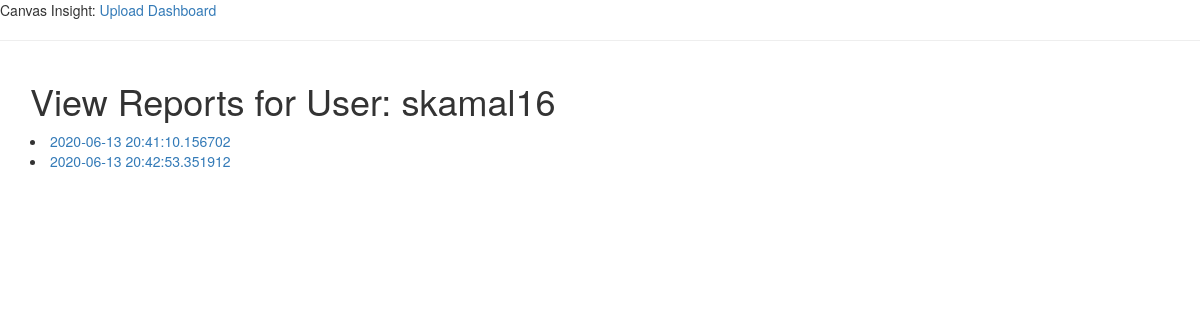
The page /user/1 on the database as committed earlier.
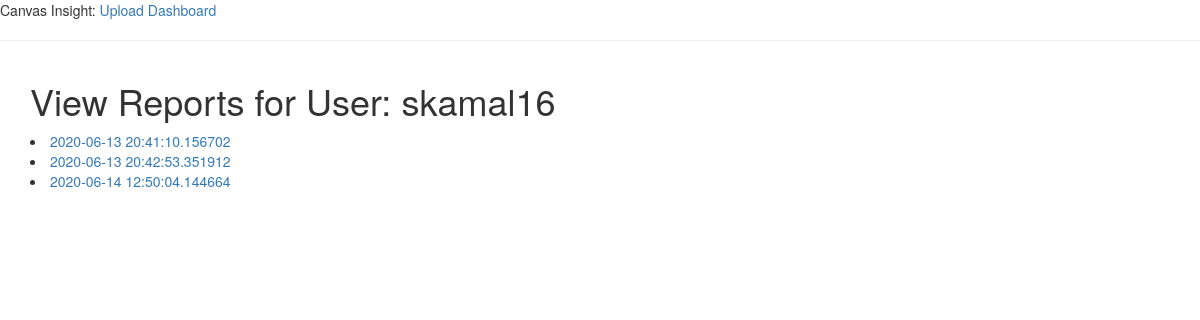
The same page on the database as committed later.
### app/models.py (models this page shows, shortened)
class User(db.Model):
    id = db.Column(db.Integer, primary_key=True)
    username = db.Column(db.String(64), index=True, unique=True)
    reports = db.relationship('Report', backref='user', lazy='dynamic')

class Report(db.Model):
    id = db.Column(db.Integer, primary_key=True)
    data = db.Column(db.String(64))
    timestamp = db.Column(db.DateTime, index=True, default=datetime.utcnow)
    user_id = db.Column(db.Integer, db.ForeignKey('user.id'))
    image = db.relationship('Image', backref='report', lazy='dynamic')

### app/routes.py (the view)
@app.route('/user/<user_id>')
def user(user_id):
    user = User.query.get(user_id)
    reports = user.reports.all()
    return render_template('user.html', title = 'User', username = user.username, reports = reports)

### app/templates/user.html
{% extends "base.html" %} {% block content %}
<div class="container">
    <h1>View Reports for User: {{ username }}</h1>
    <div>
        {% for report in reports %}
        <li><a href="{{ url_for('report', report_id = report.id) }}">{{ report.timestamp }}</a></li>
        {% endfor %}
    </div>
</div>
{% endblock %}

### app/templates/base.html (shortened to what this page needs)
<html>
<head>
    <link rel="stylesheet" href="https://maxcdn.bootstrapcdn.com/bootstrap/3.4.1/css/bootstrap.min.css">
</head>
<body>
    <div>
        Canvas Insight:
        <a href="{{ url_for('upload') }}">Upload</a>
        <a href="{{ url_for('dashboard') }}">Dashboard</a>
    </div>
    <hr>  {% block content %}{% endblock %}
</body>
</html>

Rows that differ between the two databases and show on the page:
added Report: timestamp "2020-06-14 12:50:04.144664"
